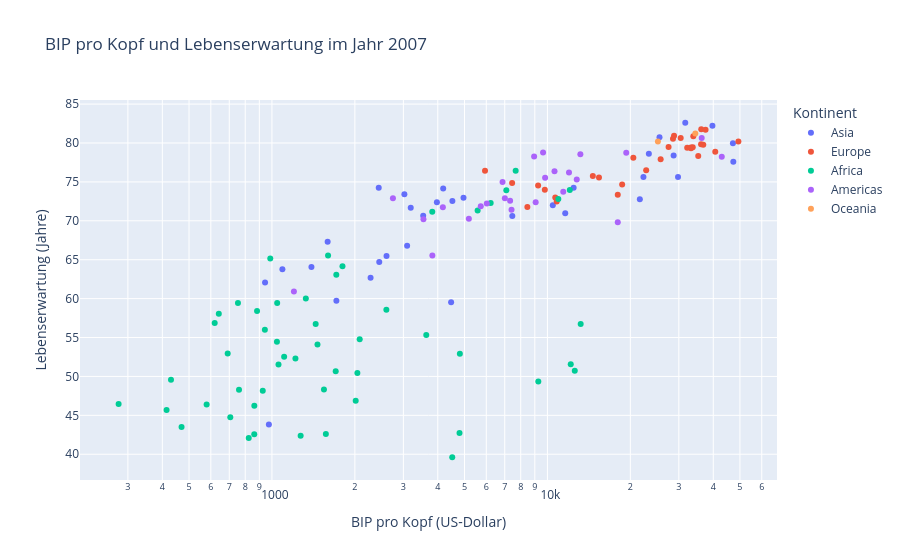

Notebook code for this chart:
### Markdown cell above
---
## 2. Schrittweise Erweiterung: Hover

Die visuelle Kodierung bleibt gleich. Hover ergänzt Details, die nicht dauerhaft in der Grafik stehen müssen: Land, Bevölkerung, BIP pro Kopf und Lebenserwartung.

### Code cell
fig_hover = px.scatter(
    df_2007,
    x="gdpPercap",
    y="lifeExp",
    color="continent",
    hover_name="country",
    hover_data={"pop": ":,", "gdpPercap": ":,.0f", "lifeExp": ":.1f", "year": True},
    log_x=True,
    labels={
        "gdpPercap": "BIP pro Kopf (US-Dollar)",
        "lifeExp": "Lebenserwartung (Jahre)",
        "continent": "Kontinent",
        "pop": "Bevölkerung",
        "year": "Jahr",
    },
    title="BIP pro Kopf und Lebenserwartung im Jahr 2007",
)
fig_hover.show()

### Figure 1 — Plotly figure (JSON) as saved in the notebook; plotly's stock layout.template omitted (floating-point values rounded to 4 significant figures)
{"data": [{"customdata": [[31889923, 2007], [708573, 2007], [150448339, 2007], [14131858, 2007], [1318683096, 2007], [6980412, 2007], [1110396331, 2007], [223547000, 2007], [69453570, 2007], [27499638, 2007], [6426679, 2007], [127467972, 2007], [6053193, 2007], [23301725, 2007], [49044790, 2007], [2505559, 2007], [3921278, 2007], [24821286, 2007], [2874127, 2007], [47761980, 2007], [28901790, 2007], [3204897, 2007], [169270617, 2007], [91077287, 2007], [27601038, 2007], [4553009, 2007], [20378239, 2007], [19314747, 2007], [23174294, 2007], [65068149, 2007], [85262356, 2007], [4018332, 2007], [22211743, 2007]], "hovertemplate": "<b>%{hovertext}</b><br><br>Kontinent=Asia<br>BIP pro Kopf (US-Dollar)=%{x:,.0f}<br>Lebenserwartung (Jahre)=%{y:.1f}<br>Bevölkerung=%{customdata[0]:,}<br>Jahr=%{customdata[1]}<extra></extra>", "hovertext": ["Afghanistan", "Bahrain", "Bangladesh", "Cambodia", "China", "Hong Kong, China", "India", "Indonesia", "Iran", "Iraq", "Israel", "Japan", "Jordan", "Korea, Dem. Rep.", "Korea, Rep.", "Kuwait", "Lebanon", "Malaysia", "Mongolia", "Myanmar", "Nepal", "Oman", "Pakistan", "Philippines", "Saudi Arabia", "Singapore", "Sri Lanka", "Syria", "Taiwan", "Thailand", "Vietnam", "West Bank and Gaza", "Yemen, Rep."], "legendgroup": "Asia", "marker": {"color": "#636efa", "symbol": "circle"}, "mode": "markers", "name": "Asia", "orientation": "v", "showlegend": true, "type": "scatter", "x": [974.6, 29800.0, 1391.0, 1714.0, 4959.0, 39720.0, 2452.0, 3541.0, 11610.0, 4471.0, 25520.0, 31660.0, 4519.0, 1593.0, 23350.0, 47310.0, 10460.0, 12450.0, 3096.0, 944, 1091.0, 22320.0, 2606.0, 3190.0, 21650.0, 47140.0, 3970.0, 4185.0, 28720.0, 7458.0, 2442.0, 3025.0, 2281.0], "xaxis": "x", "y": [43.83, 75.64, 64.06, 59.72, 72.96, 82.21, 64.7, 70.65, 70.96, 59.55, 80.75, 82.6, 72.53, 67.3, 78.62, 77.59, 71.99, 74.24, 66.8, 62.07, 63.78, 75.64, 65.48, 71.69, 72.78, 79.97, 72.4, 74.14, 78.4, 70.62, 74.25, 73.42, 62.7], "yaxis": "y"}, {"customdata": [[3600523, 2007], [8199783, 2007], [10392226, 2007], [4552198, 2007], [7322858, 2007], [4493312, 2007], [10228744, 2007], [5468120, 2007], [5238460, 2007], [61083916, 2007], [82400996, 2007], [10706290, 2007], [9956108, 2007], [301931, 2007], [4109086, 2007], [58147733, 2007], [684736, 2007], [16570613, 2007], [4627926, 2007], [38518241, 2007], [10642836, 2007], [22276056, 2007], [10150265, 2007], [5447502, 2007], [2009245, 2007], [40448191, 2007], [9031088, 2007], [7554661, 2007], [71158647, 2007], [60776238, 2007]], "hovertemplate": "<b>%{hovertext}</b><br><br>Kontinent=Europe<br>BIP pro Kopf (US-Dollar)=%{x:,.0f}<br>Lebenserwartung (Jahre)=%{y:.1f}<br>Bevölkerung=%{customdata[0]:,}<br>Jahr=%{customdata[1]}<extra></extra>", "hovertext": ["Albania", "Austria", "Belgium", "Bosnia and Herzegovina", "Bulgaria", "Croatia", "Czech Republic", "Denmark", "Finland", "France", "Germany", "Greece", "Hungary", "Iceland", "Ireland", "Italy", "Montenegro", "Netherlands", "Norway", "Poland", "Portugal", "Romania", "Serbia", "Slovak Republic", "Slovenia", "Spain", "Sweden", "Switzerland", "Turkey", "United Kingdom"], "legendgroup": "Europe", "marker": {"color": "#EF553B", "symbol": "circle"}, "mode": "markers", "name": "Europe", "orientation": "v", "showlegend": true, "type": "scatter", "x": [5937.0, 36130.0, 33690.0, 7446.0, 10680.0, 14620.0, 22830.0, 35280.0, 33210.0, 30470.0, 32170.0, 27540.0, 18010.0, 36180.0, 40680.0, 28570.0, 9254.0, 36800.0, 49360.0, 15390.0, 20510.0, 10810.0, 9787.0, 18680.0, 25770.0, 28820.0, 33860.0, 37510.0, 8458.0, 33200.0], "xaxis": "x", "y": [76.42, 79.83, 79.44, 74.85, 73.0, 75.75, 76.49, 78.33, 79.31, 80.66, 79.41, 79.48, 73.34, 81.76, 78.89, 80.55, 74.54, 79.76, 80.2, 75.56, 78.1, 72.48, 74.0, 74.66, 77.93, 80.94, 80.88, 81.7, 71.78, 79.42], "yaxis": "y"}, {"customdata": [[33333216, 2007], [12420476, 2007], [8078314, 2007], [1639131, 2007], [14326203, 2007], [8390505, 2007], [17696293, 2007], [4369038, 2007], [10238807, 2007], [710960, 2007], [64606759, 2007], [3800610, 2007], [18013409, 2007], [496374, 2007], [80264543, 2007], [551201, 2007], [4906585, 2007], [76511887, 2007], [1454867, 2007], [1688359, 2007], [22873338, 2007], [9947814, 2007], [1472041, 2007], [35610177, 2007], [2012649, 2007], [3193942, 2007], [6036914, 2007], [19167654, 2007], [13327079, 2007], [12031795, 2007], [3270065, 2007], [1250882, 2007], [33757175, 2007], [19951656, 2007], [2055080, 2007], [12894865, 2007], [135031164, 2007], [798094, 2007], [8860588, 2007], [199579, 2007], [12267493, 2007], [6144562, 2007], [9118773, 2007], [43997828, 2007], [42292929, 2007], [1133066, 2007], [38139640, 2007], [5701579, 2007], [10276158, 2007], [29170398, 2007], [11746035, 2007], [12311143, 2007]], "hovertemplate": "<b>%{hovertext}</b><br><br>Kontinent=Africa<br>BIP pro Kopf (US-Dollar)=%{x:,.0f}<br>Lebenserwartung (Jahre)=%{y:.1f}<br>Bevölkerung=%{customdata[0]:,}<br>Jahr=%{customdata[1]}<extra></extra>", "hovertext": ["Algeria", "Angola", "Benin", "Botswana", "Burkina Faso", "Burundi", "Cameroon", "Central African Republic", "Chad", "Comoros", "Congo, Dem. Rep.", "Congo, Rep.", "Cote d'Ivoire", "Djibouti", "Egypt", "Equatorial Guinea", "Eritrea", "Ethiopia", "Gabon", "Gambia", "Ghana", "Guinea", "Guinea-Bissau", "Kenya", "Lesotho", "Liberia", "Libya", "Madagascar", "Malawi", "Mali", "Mauritania", "Mauritius", "Morocco", "Mozambique", "Namibia", "Niger", "Nigeria", "Reunion", "Rwanda", "Sao Tome and Principe", "Senegal", "Sierra Leone", "Somalia", "South Africa", "Sudan", "Swaziland", "Tanzania", "Togo", "Tunisia", "Uganda", "Zambia", "Zimbabwe"], "legendgroup": "Africa", "marker": {"color": "#00cc96", "symbol": "circle"}, "mode": "markers", "name": "Africa", "orientation": "v", "showlegend": true, "type": "scatter", "x": [6223.0, 4797.0, 1441.0, 12570.0, 1217.0, 430.1, 2042.0, 706.0, 1704.0, 986.1, 277.6, 3633.0, 1545.0, 2082.0, 5581.0, 12150.0, 641.4, 690.8, 13210.0, 752.7, 1328.0, 942.7, 579.2, 1463.0, 1569.0, 414.5, 12060.0, 1045.0, 759.3, 1043.0, 1803.0, 10960.0, 3820.0, 823.7, 4811.0, 619.7, 2014.0, 7670.0, 863.1, 1598.0, 1712.0, 862.5, 926.1, 9270.0, 2602.0, 4513.0, 1107.0, 883.0, 7093.0, 1056.0, 1271.0, 469.7], "xaxis": "x", "y": [72.3, 42.73, 56.73, 50.73, 52.3, 49.58, 50.43, 44.74, 50.65, 65.15, 46.46, 55.32, 48.33, 54.79, 71.34, 51.58, 58.04, 52.95, 56.73, 59.45, 60.02, 56.01, 46.39, 54.11, 42.59, 45.68, 73.95, 59.44, 48.3, 54.47, 64.16, 72.8, 71.16, 42.08, 52.91, 56.87, 46.86, 76.44, 46.24, 65.53, 63.06, 42.57, 48.16, 49.34, 58.56, 39.61, 52.52, 58.42, 73.92, 51.54, 42.38, 43.49], "yaxis": "y"}, {"customdata": [[40301927, 2007], [9119152, 2007], [190010647, 2007], [33390141, 2007], [16284741, 2007], [44227550, 2007], [4133884, 2007], [11416987, 2007], [9319622, 2007], [13755680, 2007], [6939688, 2007], [12572928, 2007], [8502814, 2007], [7483763, 2007], [2780132, 2007], [108700891, 2007], [5675356, 2007], [3242173, 2007], [6667147, 2007], [28674757, 2007], [3942491, 2007], [1056608, 2007], [301139947, 2007], [3447496, 2007], [26084662, 2007]], "hovertemplate": "<b>%{hovertext}</b><br><br>Kontinent=Americas<br>BIP pro Kopf (US-Dollar)=%{x:,.0f}<br>Lebenserwartung (Jahre)=%{y:.1f}<br>Bevölkerung=%{customdata[0]:,}<br>Jahr=%{customdata[1]}<extra></extra>", "hovertext": ["Argentina", "Bolivia", "Brazil", "Canada", "Chile", "Colombia", "Costa Rica", "Cuba", "Dominican Republic", "Ecuador", "El Salvador", "Guatemala", "Haiti", "Honduras", "Jamaica", "Mexico", "Nicaragua", "Panama", "Paraguay", "Peru", "Puerto Rico", "Trinidad and Tobago", "United States", "Uruguay", "Venezuela"], "legendgroup": "Americas", "marker": {"color": "#ab63fa", "symbol": "circle"}, "mode": "markers", "name": "Americas", "orientation": "v", "showlegend": true, "type": "scatter", "x": [12780.0, 3822.0, 9066.0, 36320.0, 13170.0, 7007.0, 9645.0, 8948.0, 6025.0, 6873.0, 5728.0, 5186.0, 1202.0, 3548.0, 7321.0, 11980.0, 2749.0, 9809.0, 4173.0, 7409.0, 19330.0, 18010.0, 42950.0, 10610.0, 11420.0], "xaxis": "x", "y": [75.32, 65.55, 72.39, 80.65, 78.55, 72.89, 78.78, 78.27, 72.23, 74.99, 71.88, 70.26, 60.92, 70.2, 72.57, 76.19, 72.9, 75.54, 71.75, 71.42, 78.75, 69.82, 78.24, 76.38, 73.75], "yaxis": "y"}, {"customdata": [[20434176, 2007], [4115771, 2007]], "hovertemplate": "<b>%{hovertext}</b><br><br>Kontinent=Oceania<br>BIP pro Kopf (US-Dollar)=%{x:,.0f}<br>Lebenserwartung (Jahre)=%{y:.1f}<br>Bevölkerung=%{customdata[0]:,}<br>Jahr=%{customdata[1]}<extra></extra>", "hovertext": ["Australia", "New Zealand"], "legendgroup": "Oceania", "marker": {"color": "#FFA15A", "symbol": "circle"}, "mode": "markers", "name": "Oceania", "orientation": "v", "showlegend": true, "type": "scatter", "x": [34440.0, 25190.0], "xaxis": "x", "y": [81.23, 80.2], "yaxis": "y"}], "layout": {"legend": {"title": {"text": "Kontinent"}, "tracegroupgap": 0}, "title": {"text": "BIP pro Kopf und Lebenserwartung im Jahr 2007"}, "xaxis": {"anchor": "y", "domain": [0, 1], "title": {"text": "BIP pro Kopf (US-Dollar)"}, "type": "log"}, "yaxis": {"anchor": "x", "domain": [0, 1], "title": {"text": "Lebenserwartung (Jahre)"}}}}
